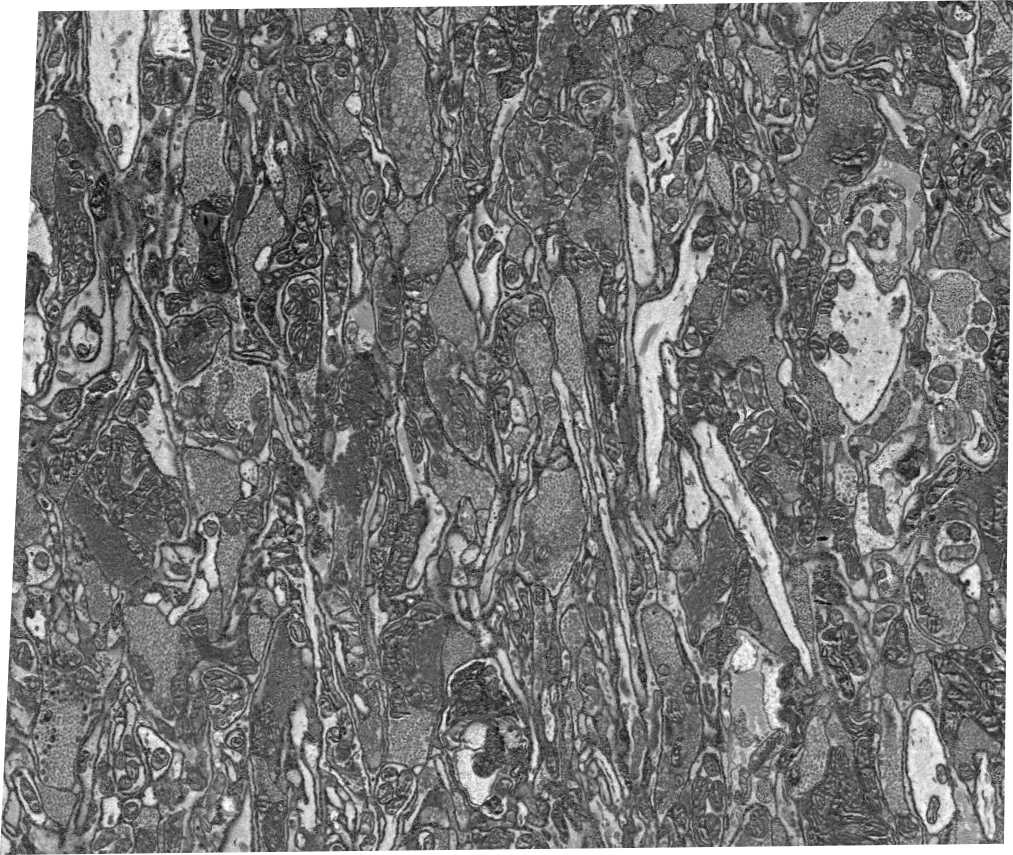
#> input picture python/emtest-persp.jpg, 2026 x 1710 px (shown at 1/2 size); its folder holds only this picture in this run
$ python single_crop_job.py 3 ../../python/emtest-persp.jpg out.png
#> lines starting #> are read from the running program, lines starting #| are printed output that depends on the picture
### source/PySide2/swiftir.py
#!/usr/bin/env python3
# -*- coding: utf-8 -*-

'''SWiFT-IR - Image registration tools using partially whitened spectra

This is a reimplementation by Daniel Wagenaar <daw@caltech.edu> of the
original SWiFT-IR programs (swim, mir, iscale, iavg, remod) written
by Art Wetzel <awetzel@psc.edu>.

The goal of this implementation is to make use of modern libraries like
OpenCV and numpy for efficiency and to provide a pythonic interface to
the algorithms in the hopes of facilitating integration with other tools.

This implementation does not quite (yet) implement all the functionality
of Art's programs.

Documentation is presently only in the form of docstrings for each function.
The main functions to look at are: LOADIMAGE, SWIM, MIRAFFINE, AVERAGEIMAGE,
AVERAGEIMAGENOBLACK, REMOD, SAVEIMAGE.

Example scripts that implement the most common use cases of the original
programs are planned.'''

import os
os.environ["OPENCV_IO_MAX_IMAGE_PIXELS"] = (pow(2,32)-1).__str__()
import numpy as np
import cv2

apo = []
apo0 = []

# [35 lines left out: functions si_unpackSize, reptoshape, not called in this run]

def shiftAffine(afm, dx):
    return afm + np.array([[0,0,dx[0]],[0,0,dx[1]]])

# [167 lines left out: functions invertAffine, invertLinear, composeAffine, applyAffine, identityAffine, mirAffine and 6 more, not called in this run]

def loadImage(ifn, stretch=False):
    '''LOADIMAGE - Load an image for alignment work
    img = LOADIMAGE(ifn) loads the named image, which can then serve as
    either the “stationary” or the “moving” image.
    Images are always converted to 8 bits. Optional second argument STRETCH
    enables contrast stretching. STRETCH may be given as a percentage,
    or simply as True, which implies 0.1%.
    The current implementation can only read from the local file system.
    Backends for http, DVID, etc., would be a useful extension.'''
#> called with ifn = '../../python/emtest-persp.jpg', stretch = False
    if type(stretch)==bool and stretch:
        stretch = 0.1
    img = cv2.imread(ifn, cv2.IMREAD_ANYDEPTH + cv2.IMREAD_GRAYSCALE)
#> img is the input picture: shape (1710, 2026); min 0, max 255, mean 118
    if stretch:
        N = img.size
        ilo = int(.01*stretch*N)
        ihi = int((1-.01*stretch)*N)
        vlo = np.partition(img.reshape(N,), ilo)[ilo]
        vhi = np.partition(img.reshape(N,), ihi)[ihi]
        nrm = np.array([255.999/(vhi-vlo)], dtype='float32')
        img[img<vlo] = vlo
        img = ((img-vlo) * nrm).astype('uint8')
    return img

def saveImage(img, ofn, qual=None, comp=1):
    '''SAVEIMAGE - Save an image
    SAVEIMAGE(img, ofn) saves the image IMG to the file named OFN.
    Optional third argument specifies jpeg quality as a number between
    0 and 100, and must only be given if OFN ends in ".jpg". Default
    is 95.'''
    if qual is None:
        ext = os.path.splitext(ofn)[-1]
        if (ext == '.tif') or (ext == '.tiff') or (ext == '.TIF') or (ext == '.TIFF'):
            if comp != None:
                # code 1 means uncompressed tif
                # code 5 means LZW compressed tif
                cv2.imwrite(ofn, img, (cv2.IMWRITE_TIFF_COMPRESSION, comp))
            else:
                # Use default
                cv2.imwrite(ofn, img)
        else:
            cv2.imwrite(ofn, img)
    else:
        cv2.imwrite(ofn, img, (cv2.IMWRITE_JPEG_QUALITY, qual))

# [350 lines left out: functions extractStraightWindow, extractROI, extractTransformedWindow, affineImage, modelBounds, modelBounds2 and 12 more, not called in this run]

def scaleImage(img, fac=2):
    '''SCALEIMAGE - Rescale an image
    im1 = SCALEIMAGE(img, fac) returns a version of the image IMG scaled
    down by the given factor in both dimensions. FAC is optional and
    defaults to 2. FAC must be integer.
    Before scaling, the image is trimmed on the right and bottom so
    that the width and height are a multiple of FAC.
    Pixels in the output image are the average of all underlying pixels
    in the input image.'''
#> called with fac = 3
    S = img.shape
#> S = (1710, 2026)
    K = (S[0]//fac, S[1]//fac)
#> K = (570, 675)
    if fac*K[0] < S[0] or fac*K[1] < S[1]:
        img = img[0:fac*K[0],0:fac*K[1]]
#> img: shape (1710, 2025)
    return cv2.resize(img, None, None, 1.0/fac, 1.0/fac, cv2.INTER_AREA)
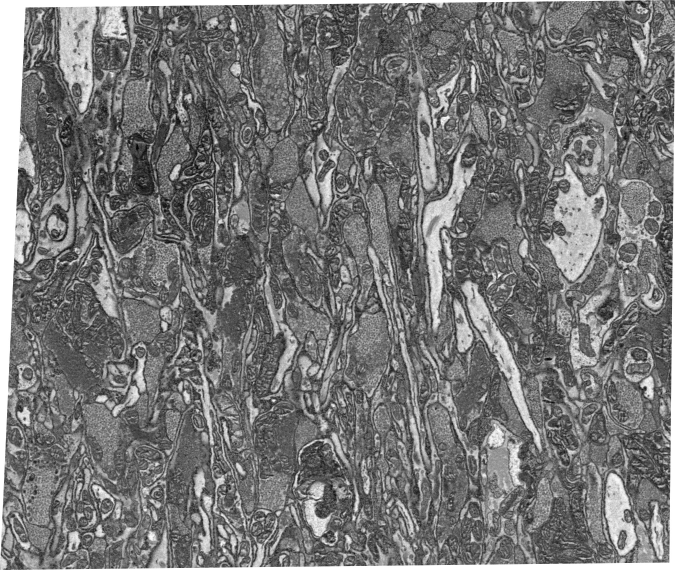
#> returned value: shape (570, 675); min 3, max 255, mean 117.9

# [161 lines left out: functions meanImage, meanImageNoBlack, remod, copyTriangle, not called in this run]


######################################################################

# [105 lines that do not run on import are left out]

### source/PySide2/single_crop_job.py
#!/usr/bin/env python3

import sys
import time
import random

import argparse
import align_swiftir

if __name__ == '__main__':

  parser = argparse.ArgumentParser ()
  parser.add_argument("scale", type=int, help="integer value to scale image")
  parser.add_argument("infile", help="file name of the original image")
  parser.add_argument("outfile", help="file name of the scaled image")
  arg_space = parser.parse_args ()

  print ( "SCALE: " + str(arg_space.scale) + " " + arg_space.infile + " " + arg_space.outfile )

  img = align_swiftir.swiftir.scaleImage (align_swiftir.swiftir.loadImage(arg_space.infile), fac=arg_space.scale)
  align_swiftir.swiftir.saveImage (img, arg_space.outfile)

  sys.stdout.close()
  sys.stderr.close()

$ run again, on source/PySide2/vj_097_1k1k_1.jpg
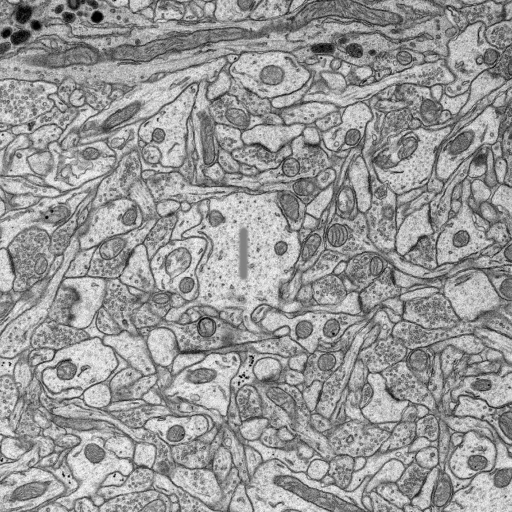
#> input picture source/PySide2/vj_097_1k1k_1.jpg, 1024 x 1024 px (shown at 1/2 size)
#> in loadImage, img is the input picture: shape (1024, 1024); min 0, max 255, mean 152.1
#> S = (1024, 1024)
#> K = (341, 341)
#> img: shape (1023, 1023)
#> in scaleImage, `return cv2.resize(img, None, None, 1.0/fac, 1.0/fac, cv2.INTER_AREA)`:
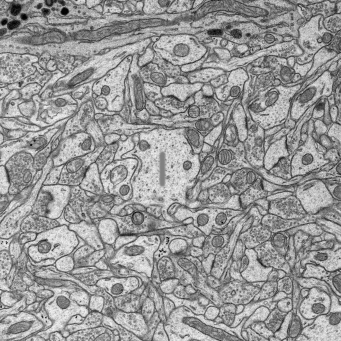
#> returned value: shape (341, 341); min 1, max 245, mean 152.1

$ run again, on source/vj_097_1_mod.jpg
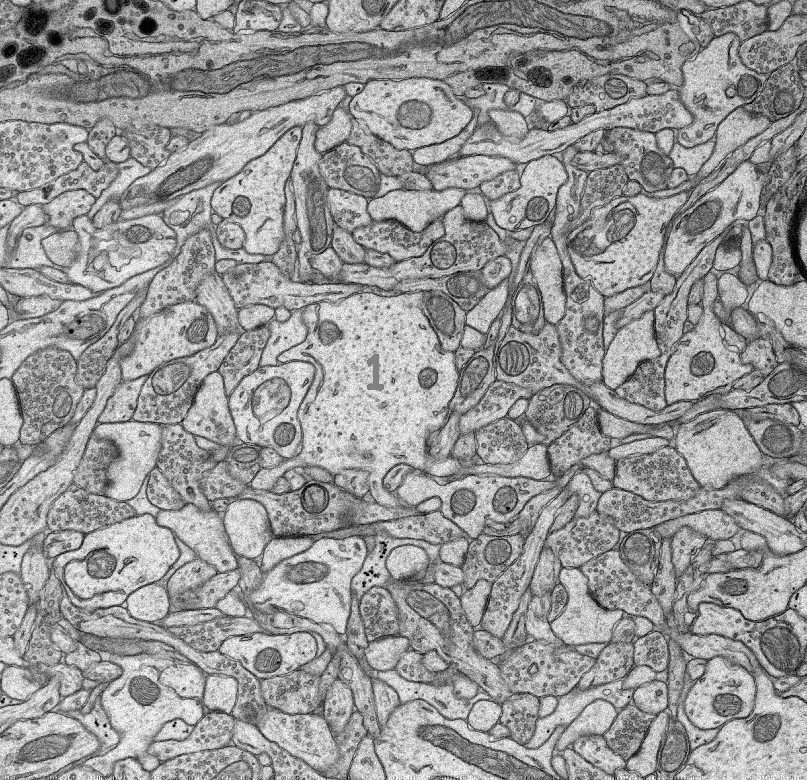
#> input picture source/vj_097_1_mod.jpg, 807 x 780 px
#> in loadImage, img is the input picture: shape (780, 807); min 0, max 255, mean 151.4
#> S = (780, 807)
#> K = (260, 269)
#> in scaleImage, `return cv2.resize(img, None, None, 1.0/fac, 1.0/fac, cv2.INTER_AREA)`:
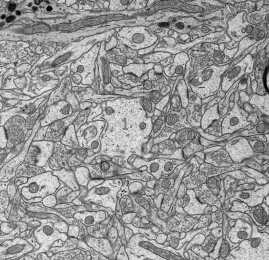
#> returned value: shape (260, 269); min 1, max 245, mean 151.4

$ run again, on python/emtest-shear.jpg
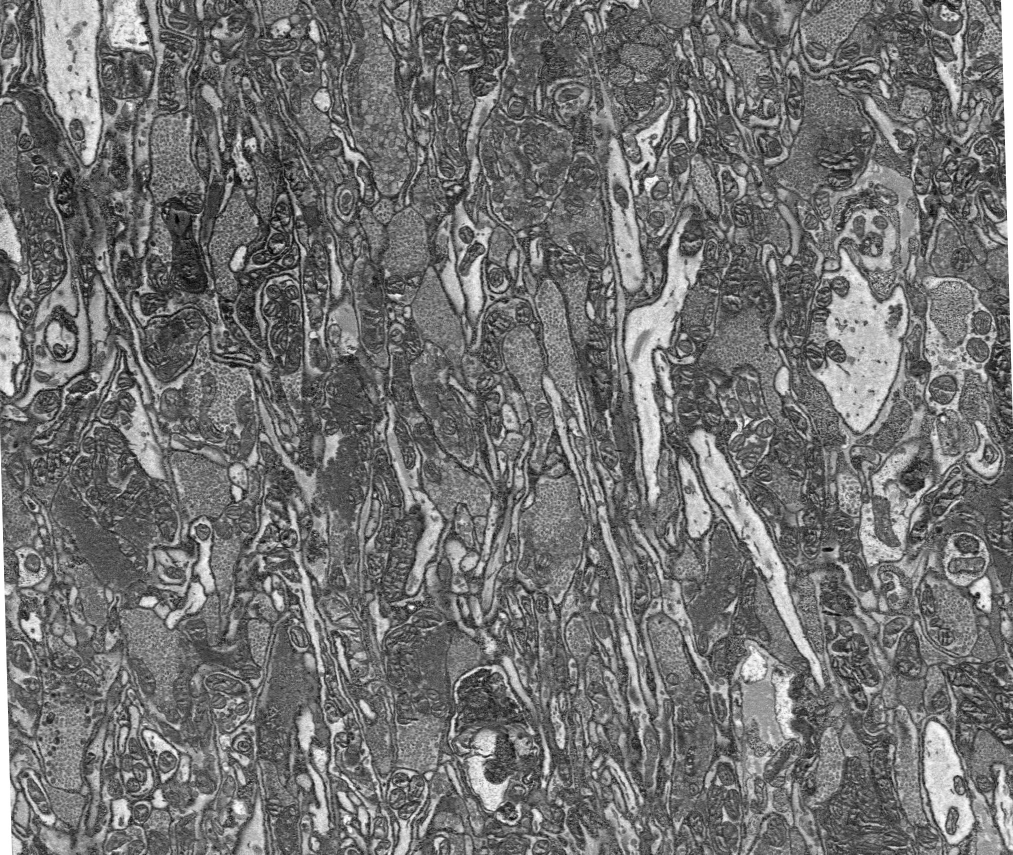
#> input picture python/emtest-shear.jpg, 2026 x 1710 px (shown at 1/2 size)
#> in loadImage, img is the input picture: shape (1710, 2026); min 0, max 255, mean 113.6
#> S = (1710, 2026)
#> K = (570, 675)
#> img: shape (1710, 2025)
#> in scaleImage, `return cv2.resize(img, None, None, 1.0/fac, 1.0/fac, cv2.INTER_AREA)`:
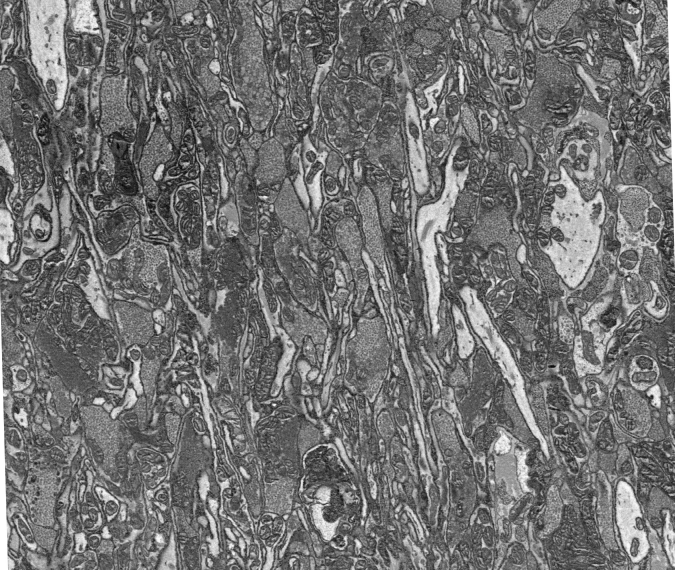
#> returned value: shape (570, 675); min 3, max 255, mean 113.5

$ run again, on python/emtest.jpg
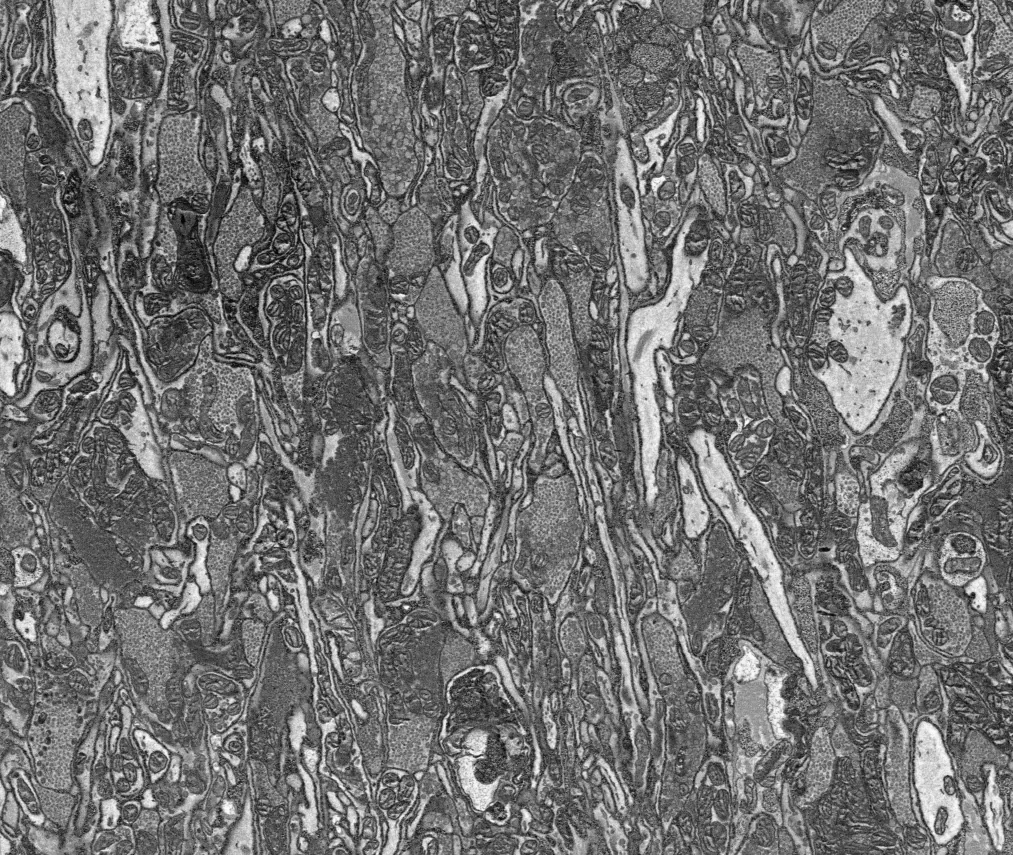
#> input picture python/emtest.jpg, 2026 x 1710 px (shown at 1/2 size)
#> in loadImage, img is the input picture: shape (1710, 2026); min 0, max 255, mean 112.7
#> S = (1710, 2026)
#> K = (570, 675)
#> img: shape (1710, 2025)
#> in scaleImage, `return cv2.resize(img, None, None, 1.0/fac, 1.0/fac, cv2.INTER_AREA)`:
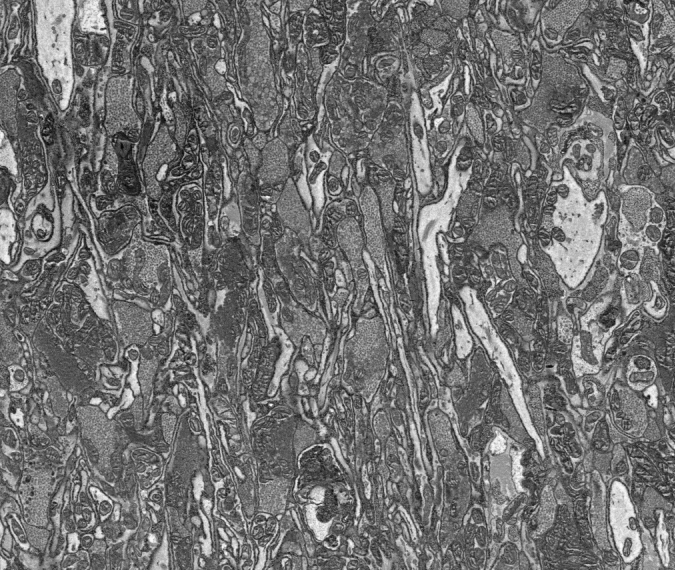
#> returned value: shape (570, 675); min 6, max 250, mean 112.7
